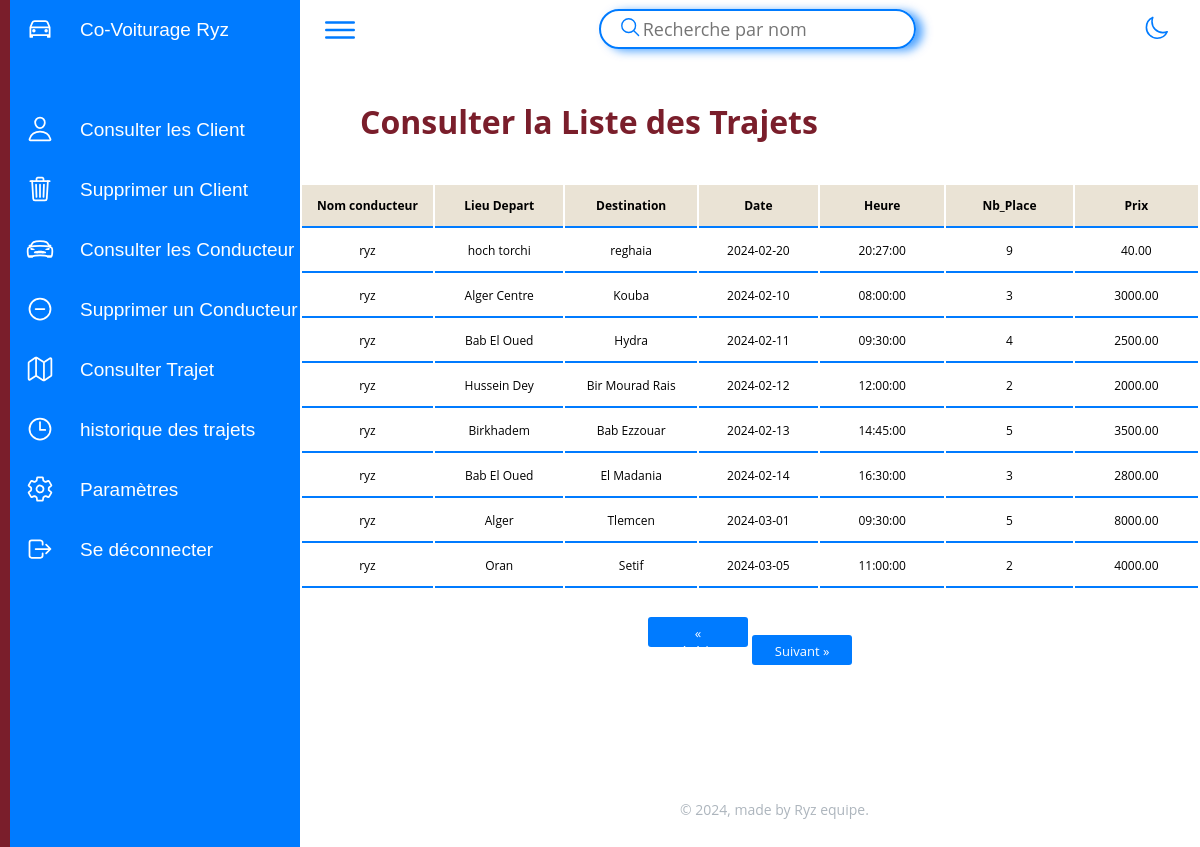
/admin/cTrajet.php, run on the app's committed database.
### tables this page shows
CREATE TABLE `trajet` (
  `id_trajet` int(11) NOT NULL,
  `id_conducteur` int(11) DEFAULT NULL,
  `lieu_depart` varchar(255) DEFAULT NULL,
  `destination` varchar(255) DEFAULT NULL,
  `date_trajet` date DEFAULT NULL,
  `heure_depart` time DEFAULT NULL,
  `nb_places_dispo` int(11) DEFAULT NULL,
  `prix` decimal(10,2) DEFAULT NULL
);

CREATE TABLE `conducteur` (
  `id_conducteur` int(11) NOT NULL,
  `nom` varchar(250) DEFAULT NULL,
  `prenom` varchar(250) DEFAULT NULL,
  `adresse_conducteur` varchar(255) DEFAULT NULL,
  `mdp_conducteur` varchar(255) DEFAULT NULL,
  `numero_tel` int(250) DEFAULT NULL,
  `matricule_voiture` varchar(20) DEFAULT NULL,
  `nb_places` int(11) DEFAULT NULL,
  `voiture` varchar(255) DEFAULT NULL,
  `is_verified` tinyint(1) DEFAULT 0,
  `verification_token` varchar(250) DEFAULT NULL
);

### admin/cTrajet.php (the view, shortened to what this page needs)
<?php
include('../config/connect.php');
$results_per_page = 8;
if (!isset($_GET['page'])) {
    $current_page = 1;
} else {
    $current_page = $_GET['page'];
}
$offset = ($current_page - 1) * $results_per_page;
$search_name = isset($_GET['titre']) ? $_GET['titre'] : '';
$sql = "SELECT *, conducteur.nom
        FROM trajet
        INNER JOIN conducteur ON trajet.id_conducteur = conducteur.id_conducteur
        WHERE lieu_depart LIKE '%$search_name%'
        LIMIT $results_per_page OFFSET $offset";
$result = $conn->query($sql);
?>
<?php include "includes/header.php"; ?>
<div class="container" style="max-height: 700px; overflow-y: auto;">
    <h2>Consulter la Liste des Trajets</h2>
    <table class="center-table">
        <thead>
            <tr>
                <th>Nom conducteur</th>
                <th>Lieu Depart</th>
                <th>Destination</th>
                <th>Date</th>
                <th>Heure</th>
                <th>Nb_Place</th>
                <th>Prix</th>
            </tr>
        </thead>
        <tbody>
            <?php
            if ($result && mysqli_num_rows($result) > 0) {
                while ($row = mysqli_fetch_assoc($result)) {
            ?>
            <tr>
                <td><?php echo $row['nom']; ?></td>
                <td><?php echo $row['lieu_depart']; ?></td>
                <td><?php echo $row['destination']; ?></td>
                <td><?php echo $row['date_trajet']; ?></td>
                <td><?php echo $row['heure_depart']; ?></td>
                <td><?php echo $row['nb_places_dispo']; ?></td>
                <td><?php echo $row['prix']; ?></td>
            </tr>
            <?php
                }
            } else {
                echo "<tr><td colspan='6'>Aucun Trajet trouvé</td></tr>";
            }
            ?>
        </tbody>
    </table>
    <?php include "./includes/pagination.php" ?>
    <div id="bingMap" style="position:relative;height:400px;"></div>
</div>
<?php include "./includes/footer.php" ?>

### admin/assets/css/styleDash.css (style rules this page uses)
* { font-family: "Open Sans"; margin: 0; padding: 0; box-sizing: border-box; }
:root { --blue: #007bff; --white: #fff; --gray: #f5f5f5; --darknav:#FFFF; }
body { min-height: 100vh; overflow: hidden; }
.container { position: relative; width: 100%; }
.container h2 { margin-left:60px; margin-top: 40px; font-weight: 700; font-size: 2rem; color: #7A1E2B; }
table { border-collapse: collapse; max-width: 100%; }
th, td { padding: 12px 10px; text-align: left; border-bottom: 1px solid #007bffa4; }
th { background-color:#7a1e2aa4; font-weight: bold; }
table { border-collapse: separate; max-width: 100%; margin-top: 40px; margin-left: auto; margin-right: auto; }
th, td { padding: 12px 10px; text-align: center; border-bottom: 2px solid #007bff; font-size: 12px; }
th { background-color:#EAE3D5 ; font-weight: bold; width: 150PX; }

### data on the page
trajet: id_conducteur.nom "ryz", lieu_depart "hoch torchi", destination "reghaia", date_trajet "2024-02-20", heure_depart "20:27:00", nb_places_dispo "9", prix "40.00"
trajet: id_conducteur.nom "ryz", lieu_depart "Alger Centre", destination "Kouba", date_trajet "2024-02-10", heure_depart "08:00:00", nb_places_dispo "3", prix "3000.00"
trajet: id_conducteur.nom "ryz", lieu_depart "Bab El Oued", destination "Hydra", date_trajet "2024-02-11", heure_depart "09:30:00", nb_places_dispo "4", prix "2500.00"
trajet: id_conducteur.nom "ryz", lieu_depart "Hussein Dey", destination "Bir Mourad Rais", date_trajet "2024-02-12", heure_depart "12:00:00", nb_places_dispo "2", prix "2000.00"
trajet: id_conducteur.nom "ryz", lieu_depart "Birkhadem", destination "Bab Ezzouar", date_trajet "2024-02-13", heure_depart "14:45:00", nb_places_dispo "5", prix "3500.00"
trajet: id_conducteur.nom "ryz", lieu_depart "Bab El Oued", destination "El Madania", date_trajet "2024-02-14", heure_depart "16:30:00", nb_places_dispo "3", prix "2800.00"
trajet: id_conducteur.nom "ryz", lieu_depart "Alger", destination "Tlemcen", date_trajet "2024-03-01", heure_depart "09:30:00", nb_places_dispo "5", prix "8000.00"
trajet: id_conducteur.nom "ryz", lieu_depart "Oran", destination "Setif", date_trajet "2024-03-05", heure_depart "11:00:00", nb_places_dispo "2", prix "4000.00"
